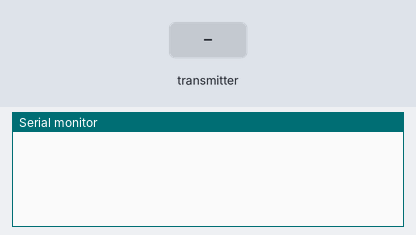
Bench run of a sketch on a simulated Arduino Uno, built with avr-gcc and run on an emulated ATmega328P. On the bench: the last lines printed to the serial monitor. Inputs (shaded band) come from the test bench. No radio packets arrive unless stated.

Above: at 1.2 s.
1.3 s: the transmitter starts sending Tab.0 = 0
At 2.2 s:
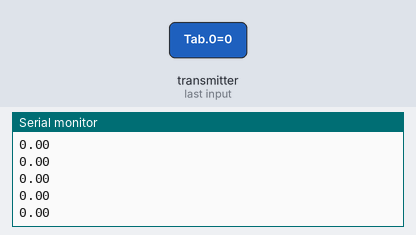
3.2 s: the transmitter starts sending Tab.1 = 25
4.7 s: the transmitter starts sending Tab.2 = 50
6.2 s: the transmitter starts sending Tab.3 = 100
At 6.9 s:
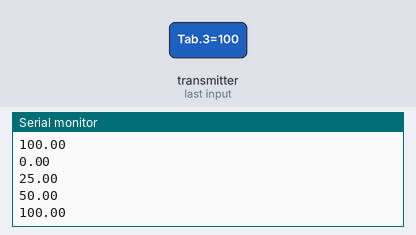
Timing chart, 0 to 8.7 s (numbered marks = the images above; inputs shaded):
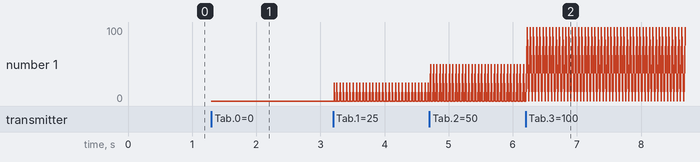

Measured:
- after the input at 1.3 s, the serial monitor: prints a new line at once (image 1)
- after the input at 6.2 s, the serial monitor: prints a new line at once (image 2)
- plotted number 1: 0 → 100 after the input at 6.2 s

The sketch:

ReceptTabDataAFAC.ino
```cpp
#include <SPI.h>
#include <RF24.h>

#define pinCE   7             // On associe la broche "CE" du NRF24L01 à la sortie digitale D7 de l'arduino
#define pinCSN  8             // On associe la broche "CSN" du NRF24L01 à la sortie digitale D8 de l'arduino
#define tunnel  "PIPE1"       // On définit le "nom de tunnel" (5 caractères) à travers lequel on va recevoir les données de l'émetteur

RF24 radio(pinCE, pinCSN);    // Instanciation du NRF24L01

const byte adresse[6] = tunnel;       // Mise au format "byte array" du nom du tunnel
float Tab[4];                     // Avec cette librairie, on est "limité" à 32 caractères par message <=> 32 octet

void setup() {
  // Initialisation du port série (pour afficher les infos reçues, sur le "Moniteur Série" de l'IDE Arduino)
  Serial.begin(9600);
  //Serial.println("Récepteur NRF24L01");
  //Serial.println("");

  // Partie NRF24
  radio.begin();                      // Initialisation du module NRF24
  radio.openReadingPipe(0, adresse);  // Ouverture du tunnel en LECTURE, avec le "nom" qu'on lui a donné
  radio.setPALevel(RF24_PA_MIN);      // Sélection d'un niveau "MINIMAL" (-6 dBm) pour communiquer (pas besoin d'une forte puissance, pour nos essais)
  radio.startListening();             // Démarrage de l'écoute du NRF24 (signifiant qu'on va recevoir, et non émettre quoi que ce soit, ici)
}

void loop() {
  // On vérifie à chaque boucle si un message est arrivé
  if (radio.available()) {
    radio.read(&Tab, sizeof(Tab));                        //Charge le tableau dans Tab

    Serial.println(Tab[0]);

    Serial.println(Tab[1]);

    Serial.println(Tab[2]);

    Serial.println(Tab[3]);
    //Serial.println();
  }
}
```
